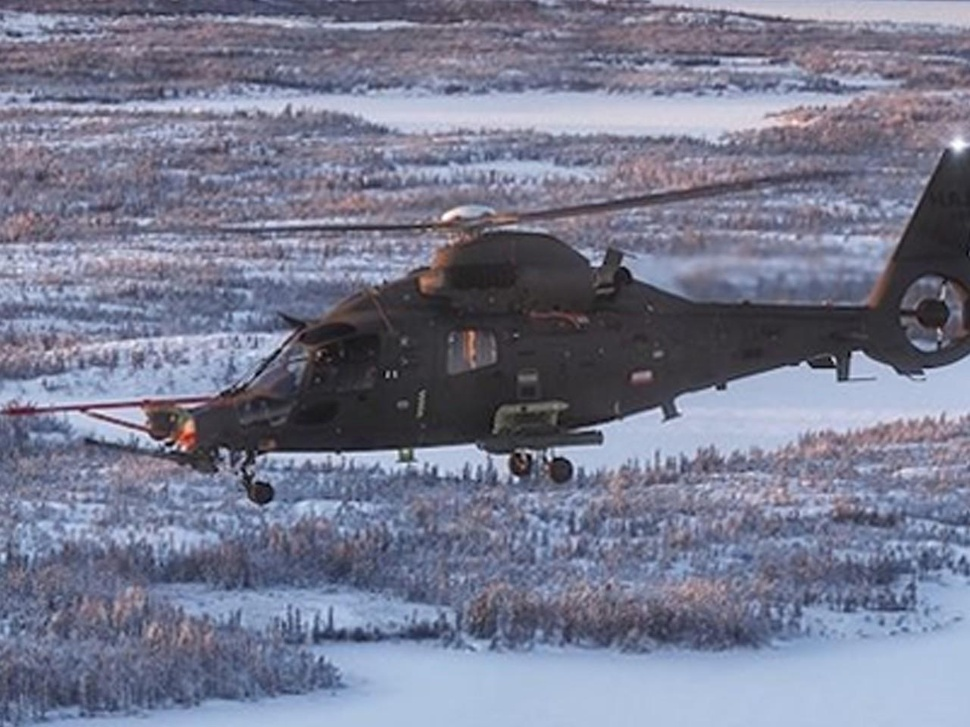
#> input picture 3.flipped/.1.jpg, 970 x 727 px, shrunk from 1280 x 960 before the run; its folder holds 2 pictures in this run
$ python rotate_counterclockwise.py
#> lines starting #> are read from the running program, lines starting #| are printed output that depends on the picture
import os
from PIL import Image

source_folder = './3.flipped'
output_folder = './4.rotated'

if not os.path.exists(output_folder):
    os.makedirs(output_folder)

for filename in os.listdir(source_folder):
    try:
        if filename.lower().endswith(('.jpg', '.png', '.jpeg', '.webp')):
            image_path = os.path.join(source_folder, filename)
            image = Image.open(image_path)
#> image is the input picture: PIL image 970x727 RGB; mean R, G, B 119, 122.1, 143.3
            rotated_image = image.rotate(10)
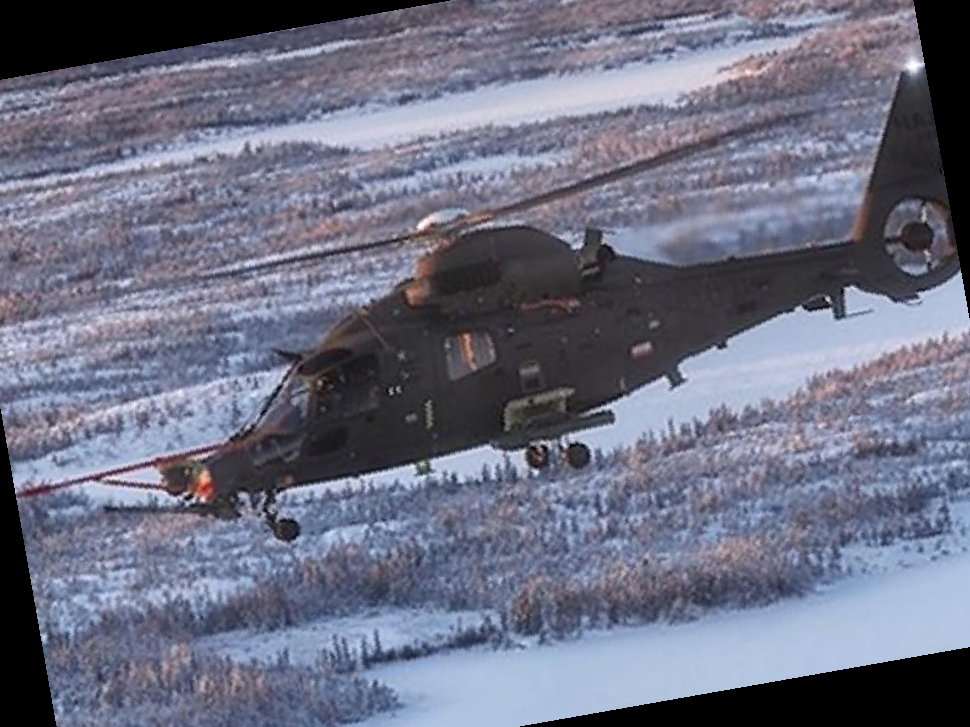
#> rotated_image: PIL image 970x727 RGB; mean R, G, B 108.8, 111.5, 130.8
            rotated_image_path = os.path.join(output_folder, "!" + filename)
            rotated_image.save(rotated_image_path)
    except IOError:
        print(f"File not found: {filename}. Skipping...")
        continue
#> pass 2 of the loop `for filename in os.listdir(source_folder):`:
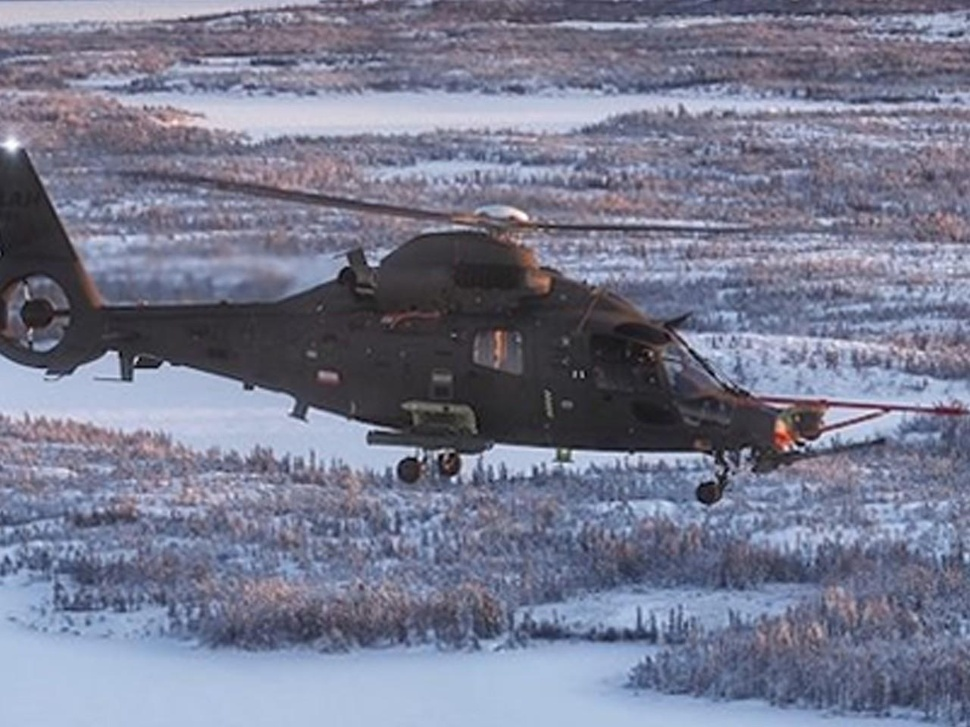
#> input picture 3.flipped/1.jpg, 970 x 727 px, shrunk from 1280 x 960 before the run
#> image is the input picture: PIL image 970x727 RGB; mean R, G, B 119, 122.1, 143.3
#> `rotated_image = image.rotate(10)`:
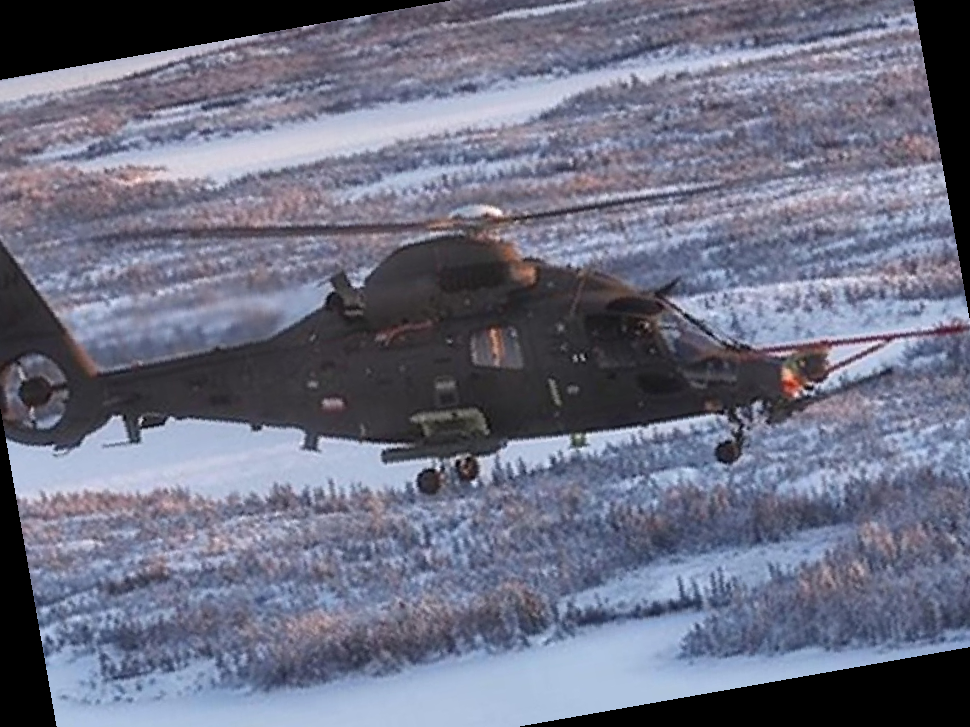
#> rotated_image: PIL image 970x727 RGB; mean R, G, B 108.7, 111.4, 130.8
